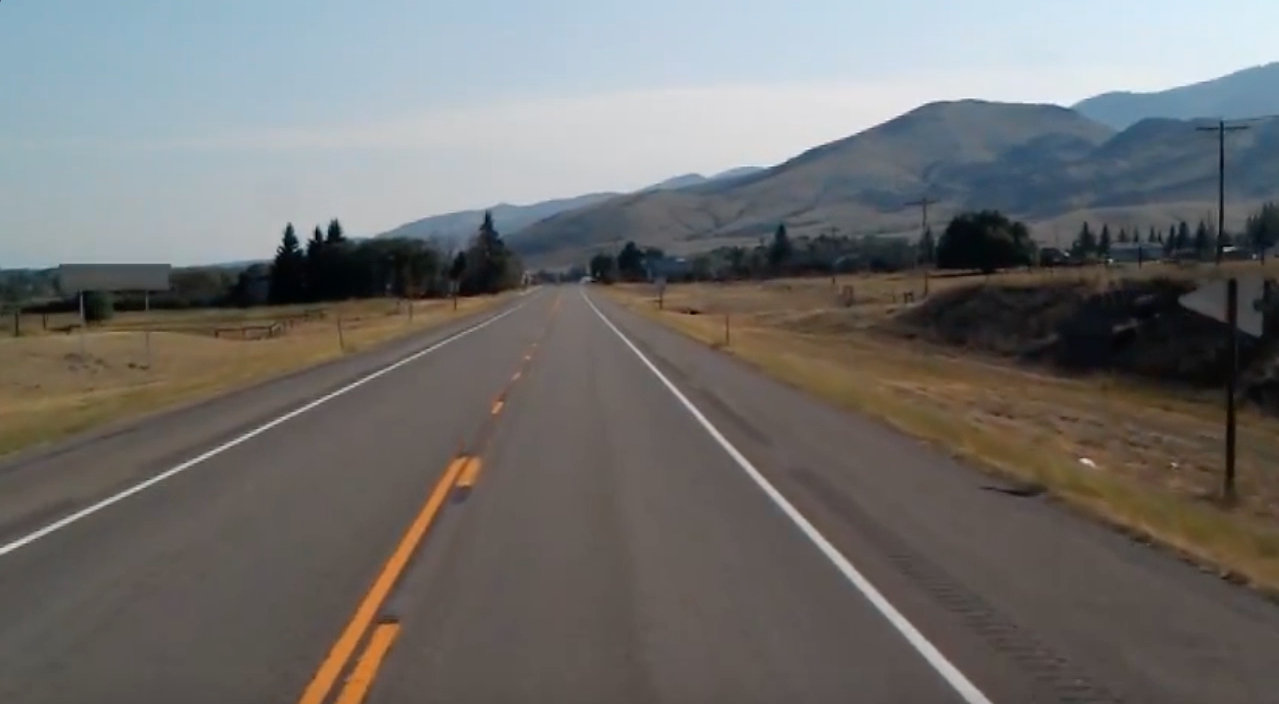
#> input picture test_image.jpg, 1279 x 704 px
$ python GaussianBlur-Image.py
#> lines starting #> are read from the running program, lines starting #| are printed output that depends on the picture
import cv2
import numpy as np

image = cv2.imread('test_image.jpg')
#> image is the input picture: shape (704, 1279, 3); mean B, G, R 109.7, 111.3, 112.3
lane_image = np.copy(image)  # copying the image array to lane_image

width = 550
height = 500
gray = cv2.cvtColor(image,cv2.COLOR_RGB2GRAY) # converting RGB to Gray scale image
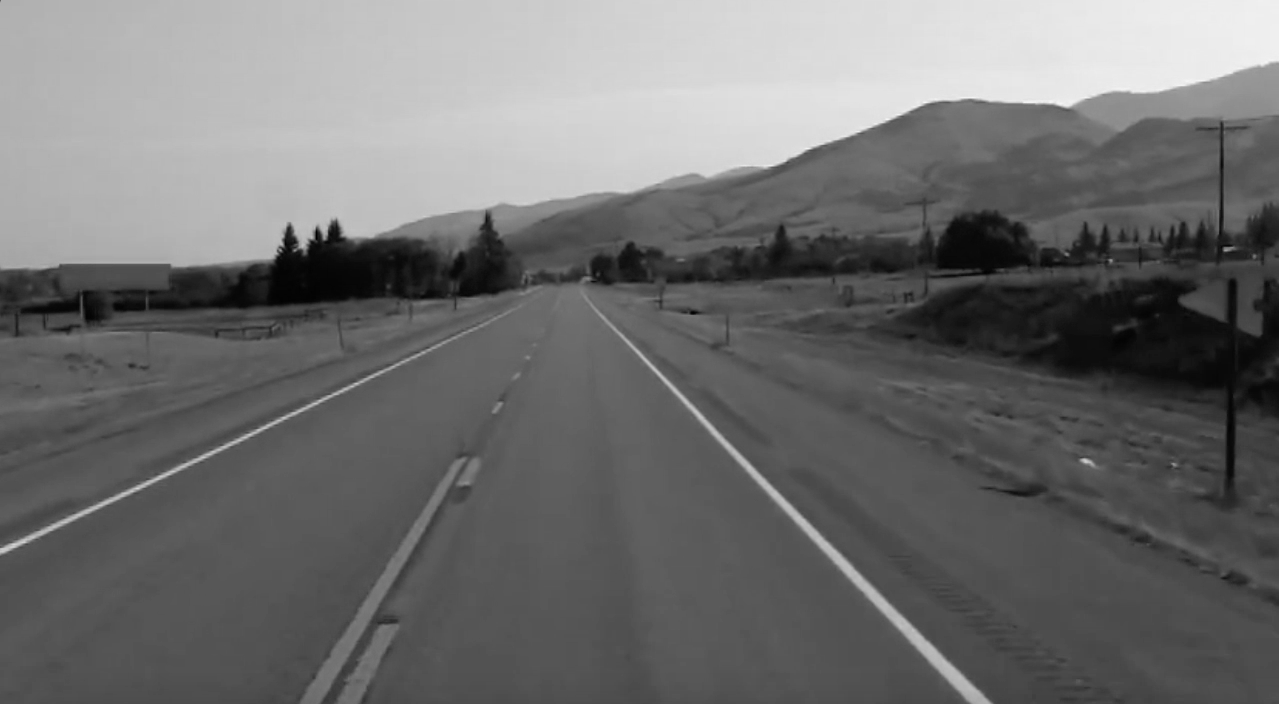
#> gray: shape (704, 1279); min 0, max 246, mean 110.9
blur = cv2.GaussianBlur(gray,(5,5),0)  # Reduce Noice form image

resized = cv2.resize(blur,(width,height))
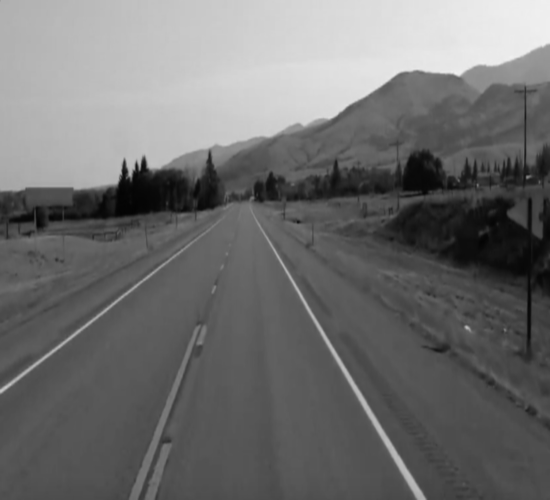
#> resized: shape (500, 550); min 3, max 240, mean 110.8
cv2.imshow('Gaussian Blur',resized)

cv2.waitKey(0)
cv2.destroyAllWindows()
